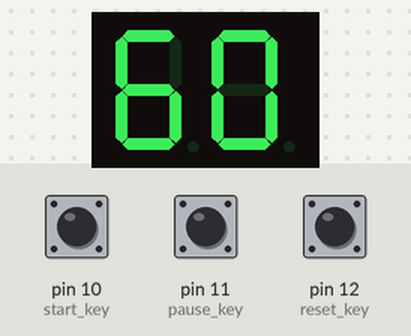
The sketch below on a simulated Arduino Uno, built with avr-gcc and run on an emulated ATmega328P. On the bench: 2-digit seven-segment display. Wiring (inferred from the names in the program): 2-digit 7-segment display, segments lit when LOW: segments pin 0, pin 1, pin 2, pin 3, pin 4, pin 5, pin 6, pin 7; digit selects pin 8, pin 9. The inputs (shaded band) are chosen by the test bench; at power-on: pin 10 (start_key) HIGH, pin 11 (pause_key) HIGH, pin 12 (reset_key) HIGH. The segment pins are drawn as the display they are named for.

Above: at 1.2 s.
1.3 s: pin 10 (start_key) pulled LOW for 0.15 s
At 1.9 s:
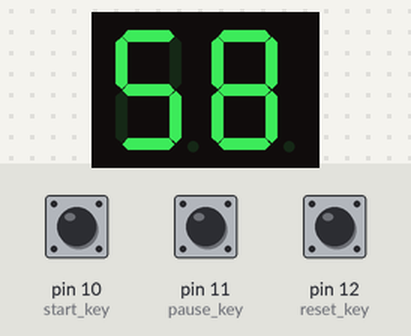
2.0 s: pin 11 (pause_key) pulled LOW for 0.15 s
3.6 s: pin 10 (start_key) pulled LOW for 1 s
At 4.6 s:
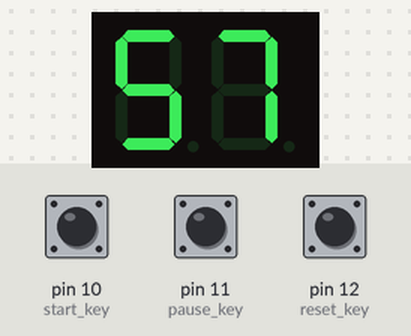
Timing chart, 0 to 6.6 s (numbered marks = the images above; inputs shaded):
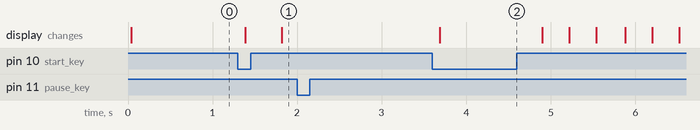

The sketch:

countdown.ino
```cpp
/*
 * 按键控制2位数码管倒计时
 * Created:   周六 6月 25 2022
 * Processor: Arduino Uno
 * Compiler:  Arduino AVR
 */
    int num=60;            //定义倒计时数字
    int count=0;           //定义计数值
    int start_key = 10;   //开始按键
    int pause_key = 11;   //暂停按键
    int reset_key = 12;   //复位按键
         //0-9对应的16进制数据
    const uint8_t CA_SEGCODE[] =
      { 0xC0,0xF9,0xA4,0xB0,0x99,0x92,0x82,0xF8,0x80,0x90};
  //用数组指定2位8段数码管所连接的段引脚(或称段码引脚)
  const uint8_t ledPins_SEG[] = { 0,1,2, 3, 4, 5, 6, 7 };
  //用数组指定2位8段数码管的位引脚(或称位码引脚)
  const uint8_t ledPins_DIG[] = {8,9};
      //待显示到数码管的2个数字
  const uint8_t DATEx[] = {(uint8_t)num/10,(uint8_t)num%10};


  int start_flag=0;    //是否开启倒计时标志位
  int reset_flag=0;    //复位倒计时数标志位
  //-----------------------------------------------------------------
  // 初始配置
  //-----------------------------------------------------------------
  uint8_t i;
  void setup()
  {

      for(i=0;i<10;i++)                 //设置各引脚模式
      pinMode(ledPins_SEG[i],OUTPUT);
      for(i=0;i<2;i++)
      pinMode(ledPins_DIG[i],OUTPUT);
      for(i=10;i<13;i++)
      {
          pinMode(i,INPUT_PULLUP);
      }
  }
  //-----------------------------------------------------------------
  // 主循环
  //-----------------------------------------------------------------
  void loop()
  {
  const uint8_t DATEx[] = {num/10,num%10};    //待显示的两位数字

      for (i = 0; i < 3; i++)   //循环扫描数码管
      {
          DIG_OUTPUT(i);   //操作位码
          SEG_OUTPUT(CA_SEGCODE[DATEx[i]]);  //操作段码
          delay(1);
          count++;   //每延时1ms，count+1
          key_scan();  //按键扫描子函数

          if(start_flag==1 && count>300)      //当开启了倒计时，每300ms倒计时-1（本来是1000ms，这里为了演示效果调到了300）
          {
                  num--;   //倒计时数-1
                  count=0; //计数归零
          }

          if(reset_flag==1)   //当复位标志位为1
              {
                  num=60;       //倒计时数设置为60
                  reset_flag=0; //复位标志位归0
                  start_flag=0; //开始倒计时标志位归0
              }

          if(num<0)    //当倒计时完毕，倒计时数重新设置为60
          num=60;
      }


  }
  //-----------------------------------------------------------------
  // 段码输出函数
  //-----------------------------------------------------------------
  void SEG_OUTPUT(uint8_t x) {
      for (uint8_t j = 0; j < 8; j++) {   //发送段码
              if((x>>j & 0x01) != 0x00)
              digitalWrite(ledPins_SEG[j],HIGH);
              else
              digitalWrite(ledPins_SEG[j],LOW);
          }
      }
  //-----------------------------------------------------------------
  // 位码输出函数
  //-----------------------------------------------------------------
  void DIG_OUTPUT(uint8_t dx) {
      for (uint8_t j = 0; j < 2; j++) {   //发送位码(2位)
          if(dx != j)
          digitalWrite(ledPins_DIG[j],LOW);
          else
          digitalWrite(ledPins_DIG[j],HIGH);
      }
  }

  void key_scan()    //按键扫描子函数
  {
      if(digitalRead(start_key)==LOW)   //当启动倒计时按键按下
      {
          delay(10);   //消抖延时
          if(digitalRead(start_key)==LOW)
             start_flag=1;     //开始倒计时标志位置位1。以下操作暂停按键、复位按键原理类似
     }

     if(digitalRead(pause_key)==LOW)
     {
         delay(10);
         if(digitalRead(pause_key)==LOW)
             start_flag=0;
     }

     if(digitalRead(reset_key)==LOW)
     {
         delay(10);
         if(digitalRead(reset_key)==LOW)
             reset_flag=1;
     }
 }
```

Measured:
- after the input at 1.3 s, the display: first changes after 0.09 s (image 1 shows a later state)
- after the input at 2.0 s, every drawn part: stays the same
- after the input at 3.6 s, the display: changes after 0.09 s (image 2)
